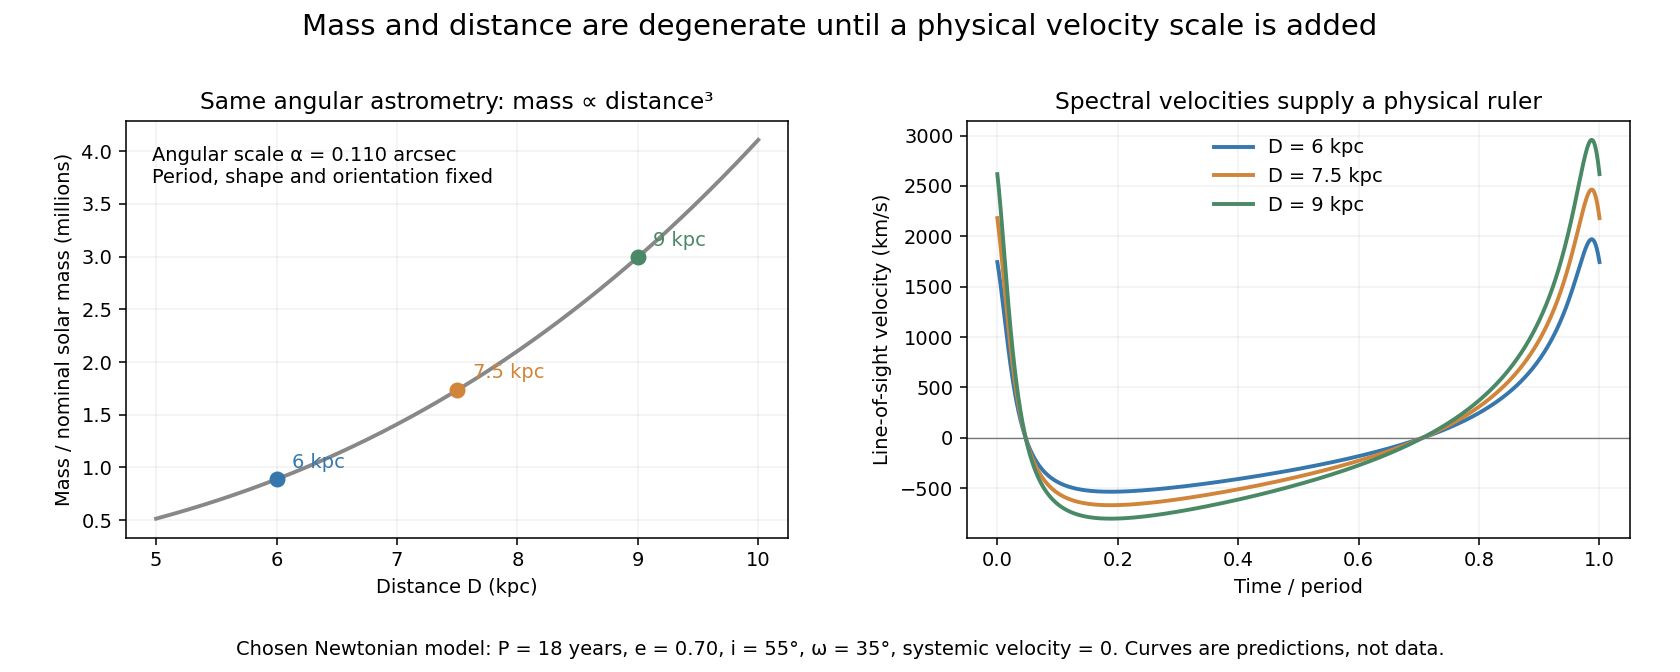

Write Python code to recreate this figure.
"""Original mass-distance scaling family and predicted radial velocities."""
from pathlib import Path
import numpy as np
import matplotlib.pyplot as plt
AU=149597870700.;YEAR=365.25*86400;GM_SUN=1.3271244e20
P=18*YEAR;e=.7;i,w=np.deg2rad([55,35]);alpha_arcsec=.110
phase=np.linspace(0,1,1601);M=2*np.pi*phase;E=M.copy()
for _ in range(20):E-=(E-e*np.sin(E)-M)/(1-e*np.cos(E))
Dgrid=np.linspace(5,10,400);a=alpha_arcsec*Dgrid*1000*AU
mass=4*np.pi**2*a**3/P**2/GM_SUN/1e6
fig,axs=plt.subplots(1,2,figsize=(12,4.8),dpi=140,facecolor='white')
axs[0].plot(Dgrid,mass,color='#888',lw=2)
colors=['#3678ad','#d0853a','#498966']
for D,color in zip([6,7.5,9],colors):
    a=alpha_arcsec*D*1000*AU;mu=4*np.pi**2*a**3/P**2
    RV=(2*np.pi*a/P)*np.sin(i)*(-np.sin(w)*np.sin(E)+np.sqrt(1-e*e)*np.cos(w)*np.cos(E))/(1-e*np.cos(E))/1000
    axs[0].scatter([D],[mu/GM_SUN/1e6],s=52,c=color,zorder=4)
    axs[0].annotate(f'{D:g} kpc',(D,mu/GM_SUN/1e6),xytext=(8,6),textcoords='offset points',fontsize=10,color=color)
    axs[1].plot(phase,RV,color=color,lw=2,label=f'D = {D:g} kpc')
axs[0].set(xlabel='Distance D (kpc)',ylabel='Mass / nominal solar mass (millions)',title='Same angular astrometry: mass ∝ distance³')
axs[0].text(.04,.94,'Angular scale α = 0.110 arcsec\nPeriod, shape and orientation fixed',transform=axs[0].transAxes,va='top',fontsize=10)
axs[1].set(xlabel='Time / period',ylabel='Line-of-sight velocity (km/s)',title='Spectral velocities supply a physical ruler')
axs[1].legend(frameon=False,fontsize=10);axs[1].axhline(0,color='#777',lw=.7)
for ax in axs:ax.grid(alpha=.17)
fig.suptitle('Mass and distance are degenerate until a physical velocity scale is added',fontsize=15,y=.98)
fig.text(.5,.025,'Chosen Newtonian model: P = 18 years, e = 0.70, i = 55°, ω = 35°, systemic velocity = 0. Curves are predictions, not data.',ha='center',fontsize=10)
fig.subplots_adjust(left=.075,right=.97,top=.82,bottom=.20,wspace=.27)
fig.savefig(Path.cwd()/Path(__file__).with_suffix('.png').name,facecolor='white')
